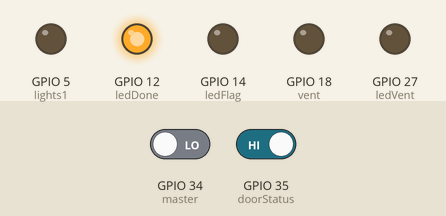
The sketch below on a simulated ESP32. On the bench: output pins drawn as LEDs (lit = HIGH). Inputs (shaded band) come from the test bench; at power-on: GPIO 34 (master) LOW, GPIO 35 (doorStatus) HIGH. What the sketch prints to the serial monitor is not drawn.

Above: at 1.2 s.
1.3 s: GPIO 34 (master) driven HIGH
At 2.5 s:
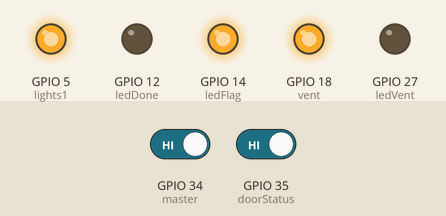
2.8 s: GPIO 35 (doorStatus) driven LOW
At 3.7 s:
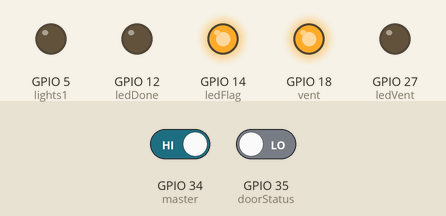
4.3 s: GPIO 34 (master) driven LOW
At 5.3 s:
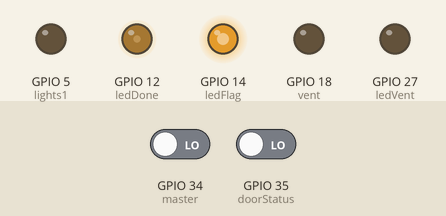
5.8 s: GPIO 35 (doorStatus) driven HIGH
At 7.0 s:
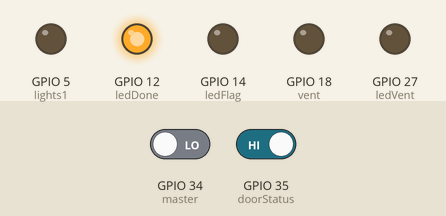
7.3 s: GPIO 34 (master) driven HIGH
At 8.4 s:
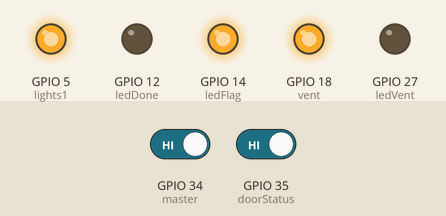
8.8 s: GPIO 35 (doorStatus) driven LOW
At 9.5 s:
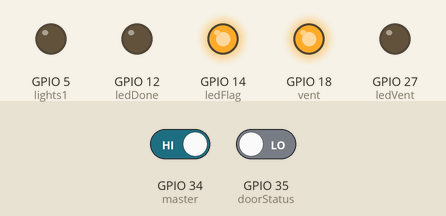
Timing chart, 0 to 11.3 s (numbered marks = the images above; inputs shaded):
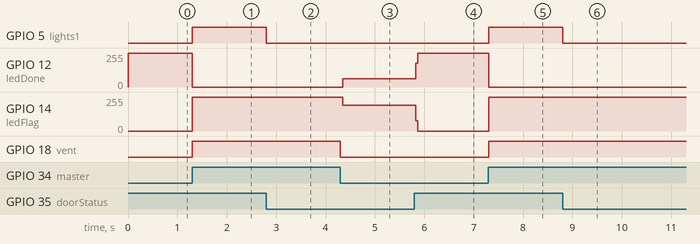

The sketch:

Bomberos_V1.ino
```cpp
int ledDone = 12;     //Green led
int doorStatus = 35; //Door status
int master = 34;      //ON-OFF
int ledFlag = 14;     //Red led
int ledVent = 27;     //Yellow led
int lights1 = 5;     //Relay Luz AC;
int vent = 18;       //Relay Extractor AC

//Parameters

long int t1 = 80000; //Time of light exposure: 2min
long int msecs = 0;   //Time of action


bool masterStatus = false; //Button On/OFF

void setup() {


  Serial.begin(115200);
  pinMode(ledDone, OUTPUT);
  pinMode(doorStatus, INPUT);
  pinMode(master, INPUT);
  pinMode(ledFlag, OUTPUT);
  pinMode(ledVent, OUTPUT);
  pinMode(lights1, OUTPUT);
  pinMode(vent, OUTPUT);
  //Each system must start OFF whe plugged in

  digitalWrite(lights1, LOW);
  digitalWrite(vent, LOW);

   //Led status: Ready to open or start

   digitalWrite(ledDone, HIGH);
   digitalWrite(ledFlag, LOW);
   digitalWrite(ledVent, LOW);

}

void loop() {

  if(digitalRead(master) == HIGH){
    masterStatus = true;
    }

  else if (digitalRead(master) == LOW){
    masterStatus = false;

    }

  Serial.print(msecs, DEC);
  Serial.print(" msecs \n");

  // E1: Master is LOW (Button in OFF)

  if(masterStatus == false){

    Serial.print("E1 \n");

    msecs = 0; //Time gotta be restarted or stay in 0

    //Systems are OFF or gotta be turned OFF

    digitalWrite(lights1, LOW);
    digitalWrite(vent, LOW);

    //LED Status

    digitalWrite(ledDone, HIGH);
    digitalWrite(ledFlag, LOW);
    digitalWrite(ledVent, LOW);
    }

   // E2: Door is not closed

  if(digitalRead(doorStatus) == LOW){

    Serial.print("E2 \n");

    //Systems are OFF or gotta be turned OFF

    digitalWrite(lights1, LOW);

    //LED Status

    digitalWrite(ledDone, LOW);
    digitalWrite(ledFlag, HIGH);
    }

  if(digitalRead(doorStatus)==HIGH and masterStatus == false){
    digitalWrite(lights1, LOW);
    digitalWrite(vent, LOW);

    //LED Status

    digitalWrite(ledDone, HIGH);
    digitalWrite(ledFlag, LOW);
    digitalWrite(ledVent, LOW);
    }

  //E3 Cycle starts: door is closed, master is pressed, t = 0

  if(digitalRead(doorStatus) == HIGH && masterStatus==true && msecs == 0){

    Serial.print("E3 \n");

    msecs += 1; //first millisecond is added to control
    delay(1);

    digitalWrite(lights1, HIGH);
    digitalWrite(vent, LOW);

    //LED Status: Red light adverting that the machine is working

    digitalWrite(ledDone, LOW);
    digitalWrite(ledFlag, HIGH);
    digitalWrite(ledVent, LOW);
    }

  // E4 Cycle is running, lights ON, ventilation OFF

  if(digitalRead(doorStatus) == HIGH && masterStatus==true && msecs > 0 && msecs < t1){

    Serial.print("E4 \n");

    digitalWrite(lights1,HIGH);
    digitalWrite(vent, HIGH);

    //LED Status: Red light adverting that the machine is working

    digitalWrite(ledDone, LOW);
    digitalWrite(ledFlag, HIGH);
    digitalWrite(ledVent, LOW);
    msecs += 1; //millisecond is added to control
    delay(1);
    }

 // E5 Cycle is running, transitions from lights to ventilation

  if(digitalRead(doorStatus) == HIGH && masterStatus==true && msecs == t1){

    Serial.print("E5 \n");

    digitalWrite(lights1, LOW);
    digitalWrite(vent, LOW);

    //LED Status, Lights Stops, Yellow led is on.

    digitalWrite(ledDone, HIGH);
    digitalWrite(ledFlag, LOW);
    digitalWrite(ledVent, LOW);
    }
}
```

Measured:
- after the input at 1.3 s, GPIO 5 (lights1), GPIO 18 (vent): LOW → HIGH at once; GPIO 12 (ledDone): 255/255 → 0/255 at once; GPIO 14 (ledFlag): 0/255 → 255/255 at once
- after the input at 2.8 s, GPIO 5 (lights1): HIGH → LOW at once
- after the input at 4.3 s, GPIO 12 (ledDone): 0/255 → 61/255 at once; GPIO 14 (ledFlag): 255/255 → 194/255 at once; GPIO 18 (vent): HIGH → LOW at once
- after the input at 5.8 s, GPIO 12 (ledDone): 61/255 → 255/255 at once; GPIO 14 (ledFlag): 194/255 → 0/255 at once
- after the input at 7.3 s, GPIO 5 (lights1), GPIO 18 (vent): LOW → HIGH at once; GPIO 12 (ledDone): 255/255 → 0/255 at once; GPIO 14 (ledFlag): 0/255 → 255/255 at once
- after the input at 8.8 s, GPIO 5 (lights1): HIGH → LOW at once
